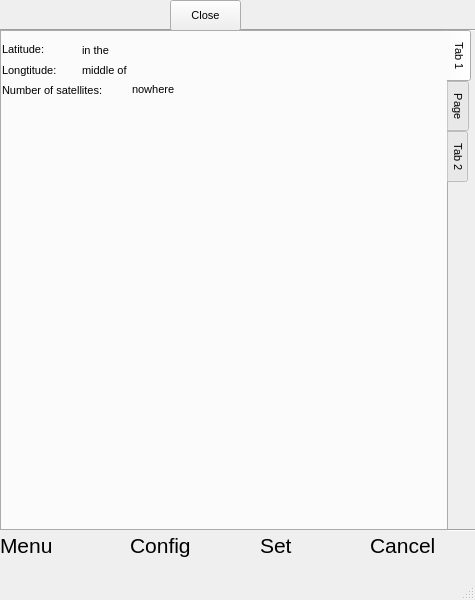
<?xml version="1.0" encoding="UTF-8"?>
<ui version="4.0">
 <class>MainWindow</class>
 <widget class="QMainWindow" name="MainWindow">
  <property name="geometry">
   <rect>
    <x>0</x>
    <y>0</y>
    <width>475</width>
    <height>600</height>
   </rect>
  </property>
  <property name="font">
   <font>
    <pointsize>8</pointsize>
   </font>
  </property>
  <property name="windowTitle">
   <string>MainWindow</string>
  </property>
  <widget class="QWidget" name="centralwidget">
   <widget class="Line" name="TopLine">
    <property name="geometry">
     <rect>
      <x>0</x>
      <y>20</y>
      <width>801</width>
      <height>20</height>
     </rect>
    </property>
    <property name="orientation">
     <enum>Qt::Horizontal</enum>
    </property>
   </widget>
   <widget class="Line" name="line_2">
    <property name="geometry">
     <rect>
      <x>0</x>
      <y>520</y>
      <width>801</width>
      <height>20</height>
     </rect>
    </property>
    <property name="orientation">
     <enum>Qt::Horizontal</enum>
    </property>
   </widget>
   <widget class="QTabWidget" name="tabWidget">
    <property name="geometry">
     <rect>
      <x>0</x>
      <y>30</y>
      <width>471</width>
      <height>501</height>
     </rect>
    </property>
    <property name="tabPosition">
     <enum>QTabWidget::East</enum>
    </property>
    <property name="currentIndex">
     <number>0</number>
    </property>
    <widget class="QWidget" name="GPS">
     <attribute name="title">
      <string>Tab 1</string>
     </attribute>
     <widget class="QLabel" name="NumOfSatsVal">
      <property name="geometry">
       <rect>
        <x>130</x>
        <y>50</y>
        <width>57</width>
        <height>15</height>
       </rect>
      </property>
      <property name="text">
       <string>nowhere</string>
      </property>
     </widget>
     <widget class="QLabel" name="Latitude">
      <property name="geometry">
       <rect>
        <x>0</x>
        <y>10</y>
        <width>57</width>
        <height>15</height>
       </rect>
      </property>
      <property name="text">
       <string>Latitude:</string>
      </property>
     </widget>
     <widget class="QLabel" name="LatitudeVal">
      <property name="geometry">
       <rect>
        <x>80</x>
        <y>10</y>
        <width>101</width>
        <height>16</height>
       </rect>
      </property>
      <property name="text">
       <string>in the</string>
      </property>
     </widget>
     <widget class="QLabel" name="Longtitude">
      <property name="geometry">
       <rect>
        <x>0</x>
        <y>30</y>
        <width>71</width>
        <height>16</height>
       </rect>
      </property>
      <property name="text">
       <string>Longtitude:</string>
      </property>
     </widget>
     <widget class="QLabel" name="LongtitudeVal">
      <property name="geometry">
       <rect>
        <x>80</x>
        <y>30</y>
        <width>101</width>
        <height>16</height>
       </rect>
      </property>
      <property name="text">
       <string>middle of</string>
      </property>
     </widget>
     <widget class="QLabel" name="NumOfSats">
      <property name="geometry">
       <rect>
        <x>0</x>
        <y>50</y>
        <width>131</width>
        <height>16</height>
       </rect>
      </property>
      <property name="text">
       <string>Number of satellites:</string>
      </property>
      <property name="scaledContents">
       <bool>false</bool>
      </property>
     </widget>
    </widget>
    <widget class="QWidget" name="tab">
     <attribute name="title">
      <string>Page</string>
     </attribute>
    </widget>
    <widget class="QWidget" name="tab_2">
     <attribute name="title">
      <string>Tab 2</string>
     </attribute>
    </widget>
   </widget>
   <widget class="QPushButton" name="closeButton">
    <property name="geometry">
     <rect>
      <x>170</x>
      <y>0</y>
      <width>71</width>
      <height>31</height>
     </rect>
    </property>
    <property name="text">
     <string>Close</string>
    </property>
   </widget>
   <widget class="QLabel" name="MenuLabel">
    <property name="geometry">
     <rect>
      <x>0</x>
      <y>530</y>
      <width>111</width>
      <height>31</height>
     </rect>
    </property>
    <property name="font">
     <font>
      <pointsize>16</pointsize>
     </font>
    </property>
    <property name="text">
     <string>Menu</string>
    </property>
   </widget>
   <widget class="QLabel" name="ConfigLabel">
    <property name="geometry">
     <rect>
      <x>130</x>
      <y>530</y>
      <width>111</width>
      <height>31</height>
     </rect>
    </property>
    <property name="font">
     <font>
      <pointsize>16</pointsize>
     </font>
    </property>
    <property name="text">
     <string>Config</string>
    </property>
   </widget>
   <widget class="QLabel" name="SetLabel">
    <property name="geometry">
     <rect>
      <x>260</x>
      <y>530</y>
      <width>101</width>
      <height>31</height>
     </rect>
    </property>
    <property name="font">
     <font>
      <pointsize>16</pointsize>
     </font>
    </property>
    <property name="text">
     <string>Set</string>
    </property>
   </widget>
   <widget class="QLabel" name="CancelLabel">
    <property name="geometry">
     <rect>
      <x>370</x>
      <y>530</y>
      <width>101</width>
      <height>31</height>
     </rect>
    </property>
    <property name="font">
     <font>
      <pointsize>16</pointsize>
     </font>
    </property>
    <property name="text">
     <string>Cancel</string>
    </property>
   </widget>
  </widget>
  <widget class="QMenuBar" name="menubar">
   <property name="geometry">
    <rect>
     <x>0</x>
     <y>0</y>
     <width>475</width>
     <height>19</height>
    </rect>
   </property>
  </widget>
  <widget class="QStatusBar" name="statusbar"/>
 </widget>
 <resources/>
 <connections/>
</ui>
